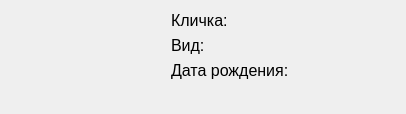
<?xml version="1.0" encoding="UTF-8"?>
<ui version="4.0">
 <class>Form</class>
 <widget class="QWidget" name="Form">
  <property name="geometry">
   <rect>
    <x>0</x>
    <y>0</y>
    <width>406</width>
    <height>114</height>
   </rect>
  </property>
  <property name="windowTitle">
   <string>Form</string>
  </property>
  <layout class="QHBoxLayout" name="horizontalLayout">
   <item>
    <widget class="QLabel" name="label">
     <property name="minimumSize">
      <size>
       <width>100</width>
       <height>0</height>
      </size>
     </property>
     <property name="frameShape">
      <enum>QFrame::NoFrame</enum>
     </property>
     <property name="text">
      <string/>
     </property>
     <property name="pixmap">
      <pixmap resource="../res.qrc">:/ui/icons/pigeon.png</pixmap>
     </property>
    </widget>
   </item>
   <item>
    <layout class="QFormLayout" name="formLayout">
     <item row="0" column="0">
      <widget class="QLabel" name="label_4">
       <property name="minimumSize">
        <size>
         <width>100</width>
         <height>0</height>
        </size>
       </property>
       <property name="font">
        <font>
         <pointsize>12</pointsize>
        </font>
       </property>
       <property name="text">
        <string>Кличка:</string>
       </property>
      </widget>
     </item>
     <item row="1" column="0">
      <widget class="QLabel" name="label_3">
       <property name="minimumSize">
        <size>
         <width>100</width>
         <height>0</height>
        </size>
       </property>
       <property name="font">
        <font>
         <pointsize>12</pointsize>
        </font>
       </property>
       <property name="text">
        <string>Вид:</string>
       </property>
      </widget>
     </item>
     <item row="2" column="0">
      <widget class="QLabel" name="label_2">
       <property name="minimumSize">
        <size>
         <width>100</width>
         <height>0</height>
        </size>
       </property>
       <property name="font">
        <font>
         <pointsize>12</pointsize>
        </font>
       </property>
       <property name="text">
        <string>Дата рождения:</string>
       </property>
      </widget>
     </item>
     <item row="0" column="1">
      <widget class="QLabel" name="inputname">
       <property name="minimumSize">
        <size>
         <width>100</width>
         <height>0</height>
        </size>
       </property>
       <property name="font">
        <font>
         <pointsize>12</pointsize>
        </font>
       </property>
       <property name="text">
        <string/>
       </property>
      </widget>
     </item>
     <item row="1" column="1">
      <widget class="QLabel" name="input_spec">
       <property name="minimumSize">
        <size>
         <width>100</width>
         <height>0</height>
        </size>
       </property>
       <property name="font">
        <font>
         <pointsize>12</pointsize>
        </font>
       </property>
       <property name="text">
        <string/>
       </property>
      </widget>
     </item>
     <item row="2" column="1">
      <widget class="QLabel" name="input_cli">
       <property name="minimumSize">
        <size>
         <width>100</width>
         <height>0</height>
        </size>
       </property>
       <property name="font">
        <font>
         <pointsize>12</pointsize>
        </font>
       </property>
       <property name="text">
        <string/>
       </property>
      </widget>
     </item>
    </layout>
   </item>
  </layout>
 </widget>
 <resources>
  <include location="../res.qrc"/>
 </resources>
 <connections/>
</ui>
